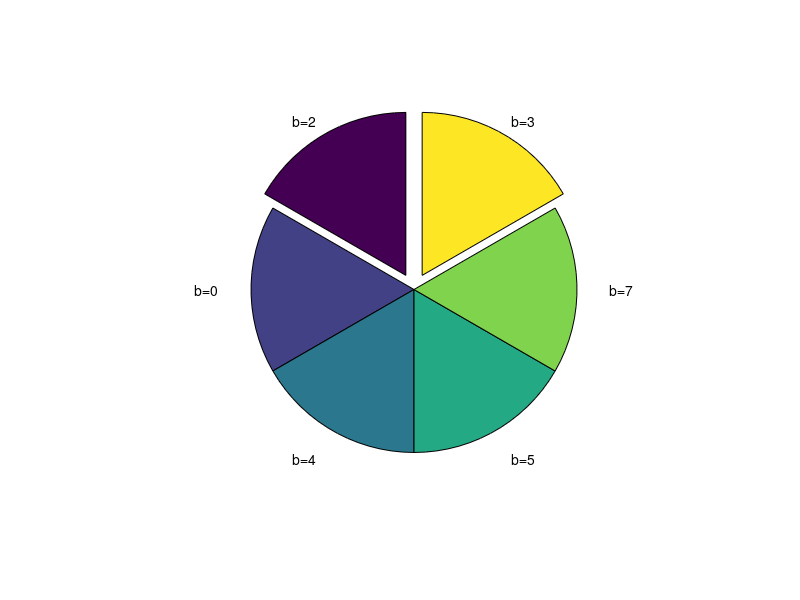

Recreate this plot in MATLAB.
% Author: Kaluri V. Ranga Rao
% Visiting Scholar, Department of Computer Science,
% The Ohio State University
%
% Copyright (c) 2025 Kaluri V. Ranga Rao
% All rights reserved.
%
% This code is part of the material for the book:
% "Direction Finding Algorithms for Practicing Engineers,"
% published by Springer Nature.
%
% This material is intended for academic and research purposes only.
clc; clear all;
close all;
X = [100/6 100/6 100/6 100/6 100/6 100/6];
labels = {'b=2','b=0','b=4','b=5','b=7','b=3'};
explode=[1 0 0 0 0 1];
pie(X,explode,labels);
